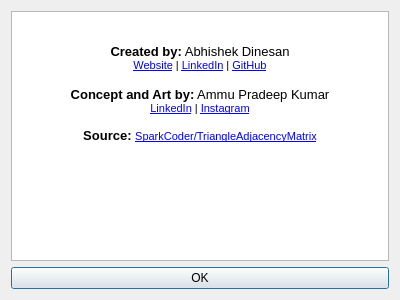
<?xml version="1.0" encoding="UTF-8"?>
<ui version="4.0">
 <class>aboutDialog</class>
 <widget class="QDialog" name="aboutDialog">
  <property name="geometry">
   <rect>
    <x>0</x>
    <y>0</y>
    <width>400</width>
    <height>300</height>
   </rect>
  </property>
  <property name="sizePolicy">
   <sizepolicy hsizetype="Preferred" vsizetype="Preferred">
    <horstretch>0</horstretch>
    <verstretch>0</verstretch>
   </sizepolicy>
  </property>
  <property name="minimumSize">
   <size>
    <width>400</width>
    <height>300</height>
   </size>
  </property>
  <property name="maximumSize">
   <size>
    <width>16777215</width>
    <height>16777215</height>
   </size>
  </property>
  <property name="windowTitle">
   <string>About</string>
  </property>
  <layout class="QVBoxLayout" name="verticalLayout">
   <item>
    <widget class="QTextBrowser" name="about">
     <property name="inputMethodHints">
      <set>Qt::ImhNone</set>
     </property>
     <property name="html">
      <string>&lt;!DOCTYPE HTML PUBLIC &quot;-//W3C//DTD HTML 4.0//EN&quot; &quot;http://www.w3.org/TR/REC-html40/strict.dtd&quot;&gt;
&lt;html&gt;&lt;head&gt;&lt;meta name=&quot;qrichtext&quot; content=&quot;1&quot; /&gt;&lt;style type=&quot;text/css&quot;&gt;
p, li { white-space: pre-wrap; }
&lt;/style&gt;&lt;/head&gt;&lt;body style=&quot; font-family:'MS Shell Dlg 2'; font-size:8.25pt; font-weight:400; font-style:normal;&quot;&gt;
&lt;p align=&quot;center&quot; style=&quot; margin-top:0px; margin-bottom:0px; margin-left:0px; margin-right:0px; -qt-block-indent:0; text-indent:0px;&quot;&gt;&lt;img src=&quot;:/icons/icons/icon.png&quot; width=&quot;40&quot; /&gt;&lt;/p&gt;
&lt;p align=&quot;center&quot; style=&quot;-qt-paragraph-type:empty; margin-top:0px; margin-bottom:0px; margin-left:0px; margin-right:0px; -qt-block-indent:0; text-indent:0px; font-size:10pt; font-weight:600;&quot;&gt;&lt;br /&gt;&lt;/p&gt;
&lt;p align=&quot;center&quot; style=&quot; margin-top:0px; margin-bottom:0px; margin-left:0px; margin-right:0px; -qt-block-indent:0; text-indent:0px;&quot;&gt;&lt;span style=&quot; font-size:10pt; font-weight:600;&quot;&gt;Created by:&lt;/span&gt;&lt;span style=&quot; font-size:10pt;&quot;&gt; Abhishek Dinesan&lt;/span&gt;&lt;/p&gt;
&lt;p align=&quot;center&quot; style=&quot; margin-top:0px; margin-bottom:0px; margin-left:0px; margin-right:0px; -qt-block-indent:0; text-indent:0px;&quot;&gt;&lt;a href=&quot;https://www.abhishekdinesan.com/&quot;&gt;&lt;span style=&quot; text-decoration: underline; color:#0000ff;&quot;&gt;Website&lt;/span&gt;&lt;/a&gt; | &lt;a href=&quot;https://www.linkedin.com/in/abhishek-dinesan/&quot;&gt;&lt;span style=&quot; text-decoration: underline; color:#0000ff;&quot;&gt;LinkedIn&lt;/span&gt;&lt;/a&gt; | &lt;a href=&quot;https://github.com/SparkCoder/&quot;&gt;&lt;span style=&quot; text-decoration: underline; color:#0000ff;&quot;&gt;GitHub&lt;/span&gt;&lt;/a&gt;&lt;/p&gt;
&lt;p align=&quot;center&quot; style=&quot;-qt-paragraph-type:empty; margin-top:0px; margin-bottom:0px; margin-left:0px; margin-right:0px; -qt-block-indent:0; text-indent:0px; font-size:10pt; text-decoration: underline; color:#0000ff;&quot;&gt;&lt;br /&gt;&lt;/p&gt;
&lt;p align=&quot;center&quot; style=&quot; margin-top:0px; margin-bottom:0px; margin-left:0px; margin-right:0px; -qt-block-indent:0; text-indent:0px;&quot;&gt;&lt;span style=&quot; font-size:10pt; font-weight:600;&quot;&gt;Concept and Art by:&lt;/span&gt;&lt;span style=&quot; font-size:10pt;&quot;&gt; Ammu Pradeep Kumar&lt;/span&gt;&lt;/p&gt;
&lt;p align=&quot;center&quot; style=&quot; margin-top:0px; margin-bottom:0px; margin-left:0px; margin-right:0px; -qt-block-indent:0; text-indent:0px;&quot;&gt;&lt;a href=&quot;https://www.linkedin.com/in/ammupk/&quot;&gt;&lt;span style=&quot; text-decoration: underline; color:#0000ff;&quot;&gt;LinkedIn&lt;/span&gt;&lt;/a&gt; | &lt;a href=&quot;https://www.instagram.com/da99i5_pucca/&quot;&gt;&lt;span style=&quot; text-decoration: underline; color:#0000ff;&quot;&gt;Instagram&lt;/span&gt;&lt;/a&gt;&lt;/p&gt;
&lt;p align=&quot;center&quot; style=&quot;-qt-paragraph-type:empty; margin-top:0px; margin-bottom:0px; margin-left:0px; margin-right:0px; -qt-block-indent:0; text-indent:0px; text-decoration: underline; color:#0000ff;&quot;&gt;&lt;br /&gt;&lt;/p&gt;
&lt;p align=&quot;center&quot; style=&quot; margin-top:0px; margin-bottom:0px; margin-left:0px; margin-right:0px; -qt-block-indent:0; text-indent:0px;&quot;&gt;&lt;span style=&quot; font-size:10pt; font-weight:600;&quot;&gt;Source: &lt;/span&gt;&lt;a href=&quot;https://github.com/SparkCoder/TriangleAdjacencyMatrix&quot;&gt;&lt;span style=&quot; text-decoration: underline; color:#0000ff;&quot;&gt;SparkCoder/TriangleAdjacencyMatrix&lt;/span&gt;&lt;/a&gt;&lt;/p&gt;&lt;/body&gt;&lt;/html&gt;</string>
     </property>
     <property name="openExternalLinks">
      <bool>true</bool>
     </property>
    </widget>
   </item>
   <item>
    <widget class="QPushButton" name="okBtn">
     <property name="sizePolicy">
      <sizepolicy hsizetype="MinimumExpanding" vsizetype="Fixed">
       <horstretch>0</horstretch>
       <verstretch>0</verstretch>
      </sizepolicy>
     </property>
     <property name="text">
      <string>OK</string>
     </property>
    </widget>
   </item>
  </layout>
 </widget>
 <resources>
  <include location="res.qrc"/>
 </resources>
 <connections/>
</ui>
